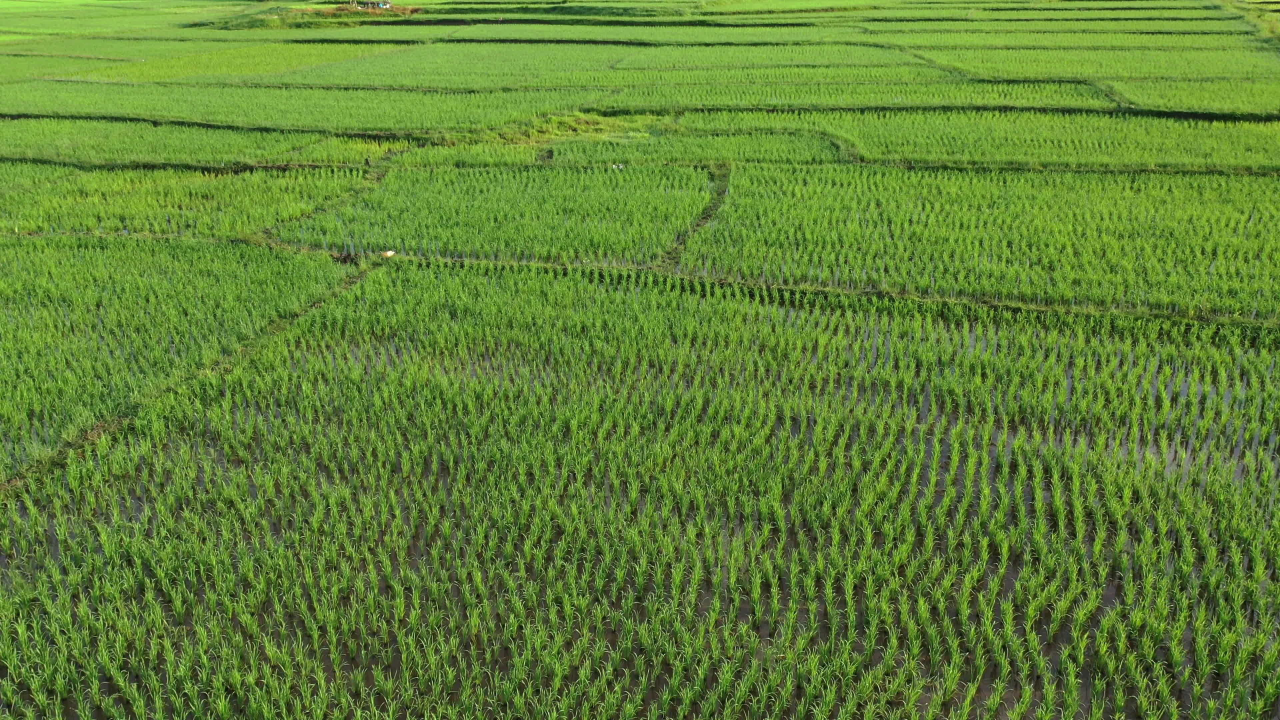
#> input picture test.jpg, 3840 x 2160 px, found by its file name (shown at 1/3 size)
$ jupyter execute IroT.ipynb
#> lines starting #> are read from the running program, lines starting #| are printed output that depends on the picture
[cell 1]
import random
from sklearn.cluster import HDBSCAN
import numpy as np
import cv2
from PIL import Image
from matplotlib import pyplot as plt
from matplotlib import image
import matplotlib.patches as mpatches

[cell 2]
I = Image.open('Res/test.jpg')
#> I is the input picture: PIL image 3840x2160 RGB; mean R, G, B 96.4, 129.2, 53.9
I.resize((192,192)).save('Res/img_resized.jpg')
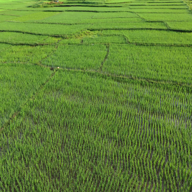
#> saved as img_resized.jpg: PIL image 192x192 RGB; mean R, G, B 96.4, 129.2, 53.9
I = image.imread('Res/img_resized.jpg')/255
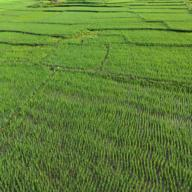
#> I: shape (192, 192, 3) float64; mean R, G, B 0.378, 0.507, 0.211
[M,N]=I.shape[:2]
#> M = 192; N = 192

[cell 3]
f = (I[:,:,1]-I[:,:,0])/(I[:,:,1]+I[:,:,0])
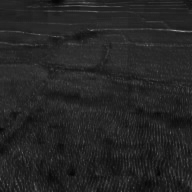
#> f: shape (192, 192) float64; min 0.023, max 0.623, mean 0.147
f = 0.5*(f+1)
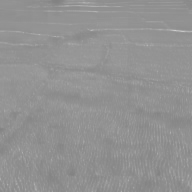
#> f: shape (192, 192) float64; min 0.511, max 0.811, mean 0.574

plt.plot()
plt.imshow(f)

[cell 4]
k=0
X = np.zeros([M*N,2])
for i in range(M):
    for j in range(N):
        X[k,:]=[I[i,j,2],f[i,j]]
        k= k+1
#> after the loop, X = 36864 pairs, first value 0 to 0.514, second value 0.511 to 0.811; k = 36864


hdbscan = HDBSCAN(min_cluster_size=5).fit(X)
labels = hdbscan.labels_
L = np.reshape(labels+1,[M,N])/2
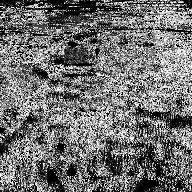
#> L: shape (192, 192) float64; min 0, max 1900.5, mean 838; drawn with min black and max white
img_dilate = cv2.dilate(L,np.ones((3,3),np.uint8))
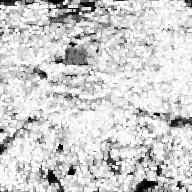
#> img_dilate: shape (192, 192) float64; min 0, max 1900.5, mean 1539; drawn with min black and max white
img_erosion = cv2.erode(img_dilate,np.ones((5,5),np.uint8))
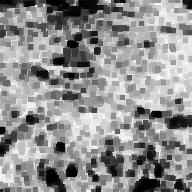
#> img_erosion: shape (192, 192) float64; min 0, max 1858.5, mean 1059.5; drawn with min black and max white

[cell 5]
plt.subplot(1,2,1)
plt.imshow(I)
plt.xticks(ticks=[])
plt.yticks(ticks=[])
plt.title('Image')


plt.subplot(1,2,2)
plt.imshow(L)
plt.xticks(ticks=[])
plt.yticks(ticks=[])
plt.title('HDBSCAN');
